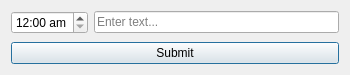
<?xml version="1.0" encoding="UTF-8"?>
<ui version="4.0">
 <class>ReminderDialog</class>
 <widget class="QDialog" name="ReminderDialog">
  <property name="geometry">
   <rect>
    <x>0</x>
    <y>0</y>
    <width>350</width>
    <height>75</height>
   </rect>
  </property>
  <property name="windowTitle">
   <string>New Reminder</string>
  </property>
  <layout class="QVBoxLayout" name="verticalLayout">
   <item>
    <layout class="QHBoxLayout" name="horizontalLayout">
     <item>
      <widget class="QTimeEdit" name="reminderTime">
       <property name="displayFormat">
        <string>hh:mm a</string>
       </property>
      </widget>
     </item>
     <item>
      <widget class="QLineEdit" name="reminderInput">
       <property name="placeholderText">
        <string>Enter text...</string>
       </property>
      </widget>
     </item>
    </layout>
   </item>
   <item>
    <spacer name="verticalSpacer">
     <property name="orientation">
      <enum>Qt::Vertical</enum>
     </property>
     <property name="sizeHint" stdset="0">
      <size>
       <width>20</width>
       <height>40</height>
      </size>
     </property>
    </spacer>
   </item>
   <item>
    <widget class="QPushButton" name="reminderSubmit">
     <property name="text">
      <string>Submit</string>
     </property>
    </widget>
   </item>
  </layout>
 </widget>
 <resources/>
 <connections/>
</ui>
